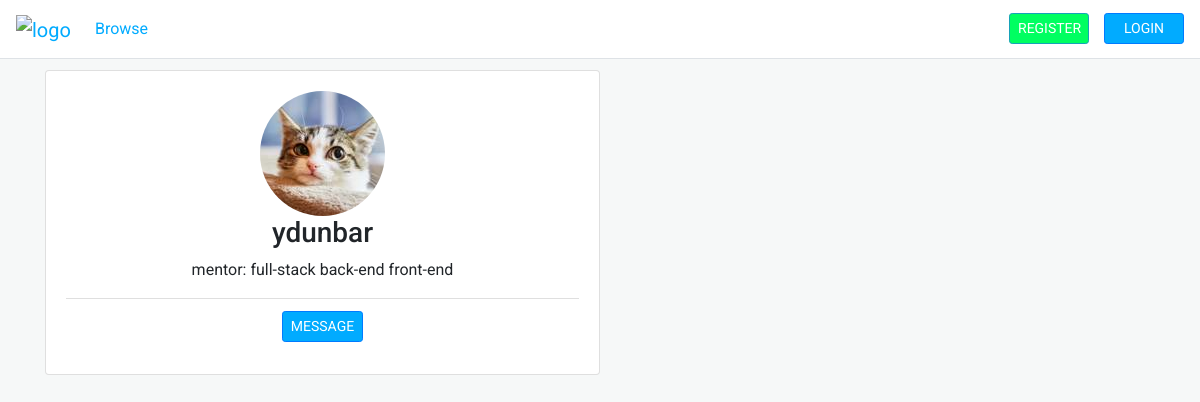
/profile/ydunbar, run on the app's committed database.
### app/models.py (models this page shows, shortened)
class User(db.Model, UserMixin):
    id = db.Column(db.Integer, primary_key=True)
    username = db.Column(db.String(), unique=True, nullable=False)
    email = db.Column(db.String(), unique=True, nullable=False)
    image = db.Column(db.String(), nullable=False, default='default.jpg')
    password = db.Column(db.String(60))
    posts = db.relationship('Post', backref='author', lazy=True, foreign_keys = 'Post.author_id')
    recieved_posts = db.relationship('Post', backref='recipient', lazy=True, foreign_keys = 'Post.recipient_id')
    roles = db.relationship('Role', backref='user', lazy='dynamic', foreign_keys = 'Role.user_id')

class Role(db.Model):
    id = db.Column(db.Integer, primary_key=True)
    user_id = db.Column(db.Integer, db.ForeignKey('user.id'), nullable=False)
    name = db.Column(db.String(), nullable=False)
    skills = db.relationship('Skill', secondary=skill_role, backref='role', lazy='dynamic')

class Skill(db.Model):
    id = db.Column(db.Integer, primary_key=True)
    name = db.Column(db.String(), unique=True, nullable=False)

### app/routes.py (the view)
@app.route('/profile/<username>', methods=['GET', 'POST'])
def profile(username):
    user = User.query.filter_by(username=username).first()
    if user:
        image_file = url_for('static', filename='profile_pictures/' + user.image)
        return render_template('profile.html', image_file=image_file, user=user)
    else:
        flash('User does not exist', 'danger')
        return redirect(url_for('home'))

### app/templates/profile.html (shortened to what this page needs)
{% extends 'layout.html' %}
{% block content %}
    <div class="main">
        <div class="content-section">
        <div class="card w-50 text-center">
            <div class="card-body profile-card">
                <div>
                    <img class="rounded-circle" src="{{ url_for('static', filename='profile_pictures/' + user.image) }}">
                </div>
                <div>
                    <h3 class="card-text">{{ user.username }}</h3>
                    {% for role in user.roles %}
                        <p>
                            <span>{{ role.name }}:</span>
                            {% for skill in role.skills %}
                                <span>{{ skill.name }}</span>
                            {% endfor %}
                    {% endfor %}
                </div>
                <div class="card-footer bg-transparent">
                    <a class="btn btn-primary btn-sm" href="{{ url_for('new_post', username = user.username) }}">MESSAGE</a>
                </div>
            </div>
        </div>
    </div>
{% endblock content %}

### app/templates/layout.html (shortened to what this page needs)
<!DOCTYPE html>
<html lang="en">
    <head>
        <link rel="stylesheet" href="https://stackpath.bootstrapcdn.com/bootstrap/4.5.0/css/bootstrap.min.css">
        <link rel="stylesheet" type="text/css" href="{{ url_for('static', filename='main.css') }}">
    </head>
    <body>
        <nav class="navbar navbar-expand-lg navbar-light fixed-top border-bottom">
            <a class="navbar-brand" href="{{ url_for('home') }}"><img alt="logo" src="https://i.imgur.com/vu7zWNP.png" height="28"></a>
            <div class="collapse navbar-collapse" id="navbarNav">
              <ul class="navbar-nav mr-auto">
                <li class="nav-item">
                  <a class="nav-link" href="{{ url_for('browse') }}">Browse</a>
                </li>
              </ul>
              <ul class="navbar-nav navbar-right">
                {% if current_user.is_authenticated %}
                  <li class="nav-item">
                    <a class="btn btn-primary btn-sm" href="{{ url_for('logout') }}">LOGOUT</a>
                  </li>
                {% else %}
                  <li class="nav-item">
                    <a class="btn btn-info btn-sm" href="{{ url_for('register') }}">REGISTER</a>
                  </li>
                  <li class="nav-item">
                    <a class="btn btn-primary btn-sm" href="{{ url_for('login') }}">LOGIN</a>
                  </li>
                {% endif %}
              </ul>
            </div>
          </nav>
        <div class="container">
            {% block content %}{% endblock %}
        </div>
    </body>
</html>

### app/static/main.css (style rules this page uses)
body { font-family: 'Roboto', sans-serif; background-color: #F6F8F8; }
body a { color: #01ABFF; }
.main { margin-top: 70px; }
.btn-primary, .btn-info { color: white !important; }
.btn-primary { background-color: #01ABFF !important;; }
.btn-info { background-color: #00FF61 !important; }
nav { background: white; }
nav a { color: #01ABFF !important; }
nav .btn { margin-left: 15px; width: 80px; color: white; }
.card { margin-bottom: 30px; }

### data on the page
User: image (picture), username "ydunbar"
Role: name "mentor"
Skill: name "full-stack"
Skill: name "back-end"
Skill: name "front-end"
